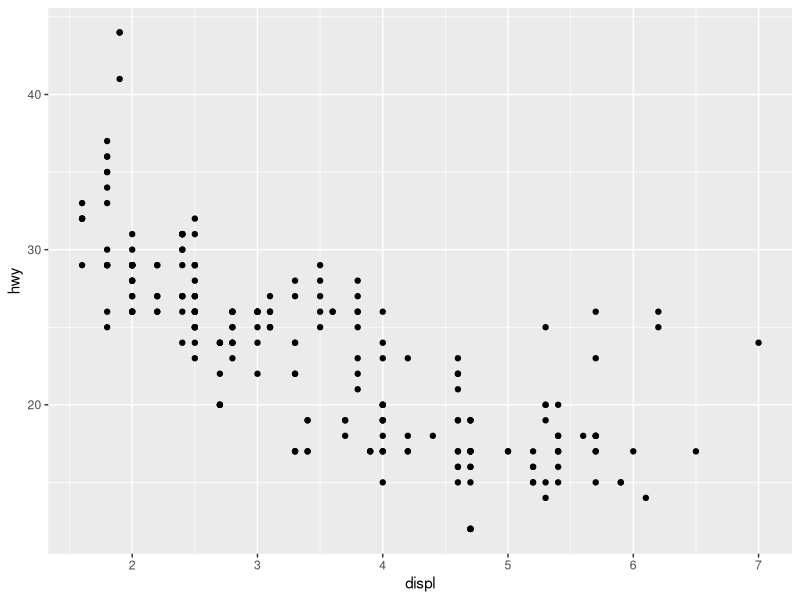
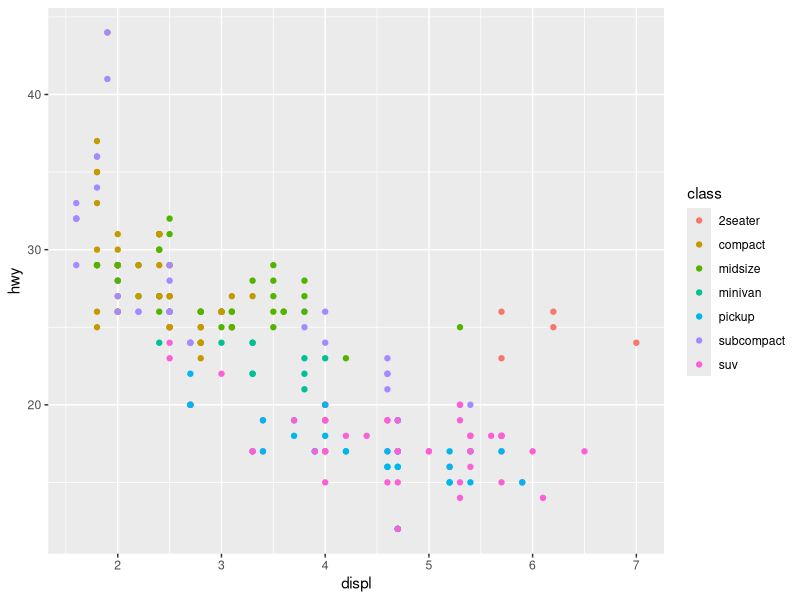
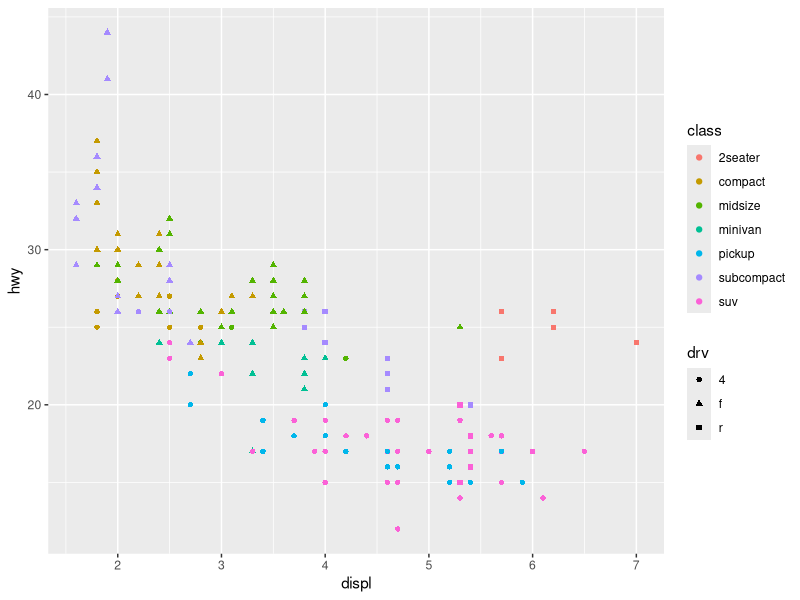
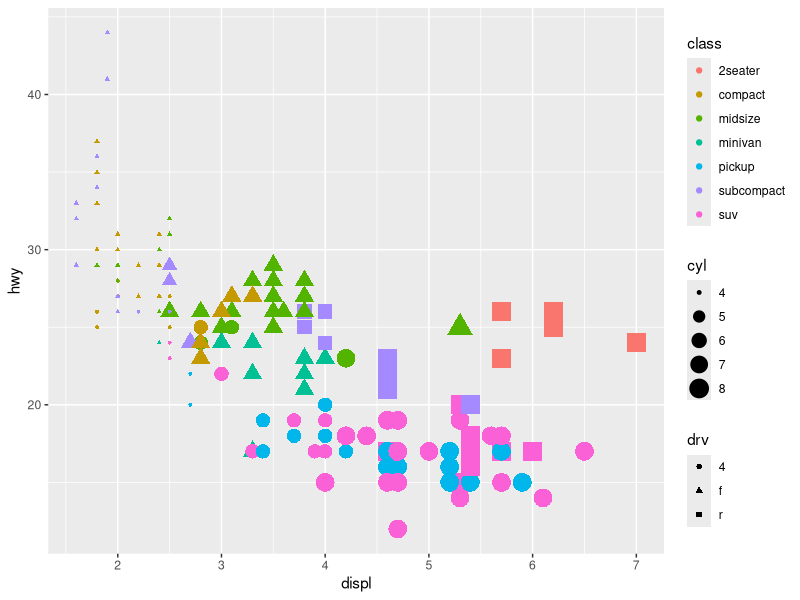
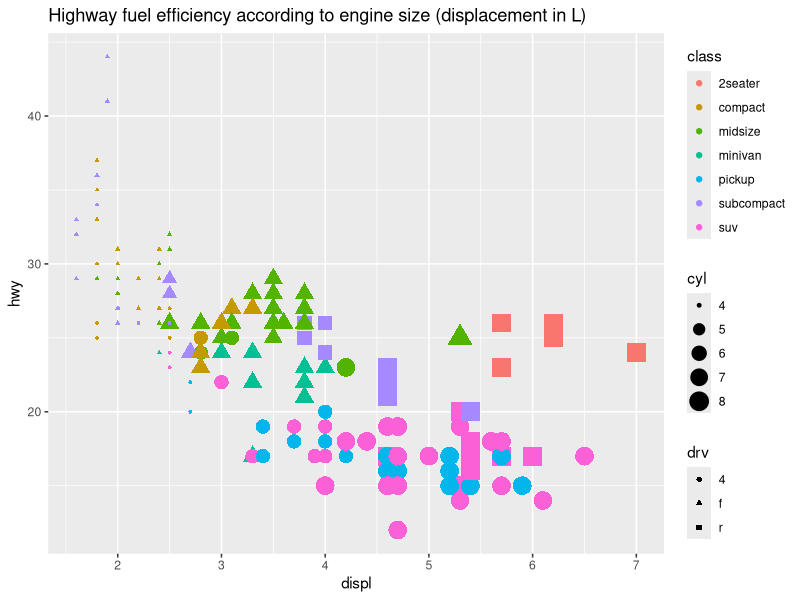

Source code (R) for these figures, in order:

# EPI5143 Winter 2020 Quiz 3. Due Wednesday March 11th, 2020 by 11:59pm.   
# Please provide the code (and results from console if requested) you used to execute 
# the requested commands in each question 1 to 4 in this file.  Don't forget to include 
# your name in the document! (and in the filename) don't include the plot images themselves
# When you have completed the assignment, save it in same file format right from RStudio 
# (.R which is simply a plain text file) ans submit it to Github using instructions 
# from last class and the link emailed to you
# If you haven't already, install the "tidyverse" package, and load it into memory
# using the library() command
# The data visualization lecture notes, as well as Chapter 3: Data Visualization from 
# "R for Data Science" (available at https://r4ds.had.co.nz/ ) are good resources to 
# provide guidance 

############################
# Name: Marcel Miron-Celis #
# Student Number: 8298424  #
############################

library(tidyverse)

# Question 1. The dataset mpg dataset is a base R dataset which includes data on fuel efficiency of a number
# of makes and models of automobile Have a look at this dataset using the View() command.
# how many observations and how many variables does this dataset have? (provide the code 
# and result from the console window)
# (hint:  use the nrow() and ncol() and/or the dim()  R functions )

view(mpg)
dim(mpg)
#Console Output:
  #> view(mpg)
  #> dim(mpg)
  #[1] 234  11

# The mpg dataset has 11 variables and 234 observations


# The following commands to ggplot create a basic plot of the 
# highway fuel efficiency vs.engine size (displacement in L) for vehicles in the dataset
# ie. x=displ and y=hwy, run this code and look at the plot 
# (click zoom in the plots window to make it bigger) 
##################
 ggplot(data = mpg) + geom_point(mapping = aes(x = displ, y = hwy))
##################
# Question 2. modify and run the ggplot code to make each class of vehicle a different colour

ggplot(data=mpg)+geom_point(mapping = aes(x = displ, y = hwy, color=class))

# Question 3. further modify and run the code to use a different shape to plot vehicles
# according whether vehicle is front, rear or 4 wheel drive (drv)

ggplot(data=mpg)+geom_point(mapping = aes(x = displ, y = hwy, color=class, shape=drv))

# Question 4. further modify and run the code to make the size of each point on the plot proportional
# to the number of cylinders the vehicle's engine has (cyl)

ggplot(data=mpg)+geom_point(mapping = aes(x = displ, y = hwy, color=class, shape=drv, size=cyl))

# Question 5. Modify the code to add a suitable title of your choice to your plot

ggplot(data=mpg)+geom_point(mapping = aes(x = displ, y = hwy, color=class, shape=drv, size=cyl))+ ggtitle("Highway fuel efficiency according to engine size (displacement in L)")
